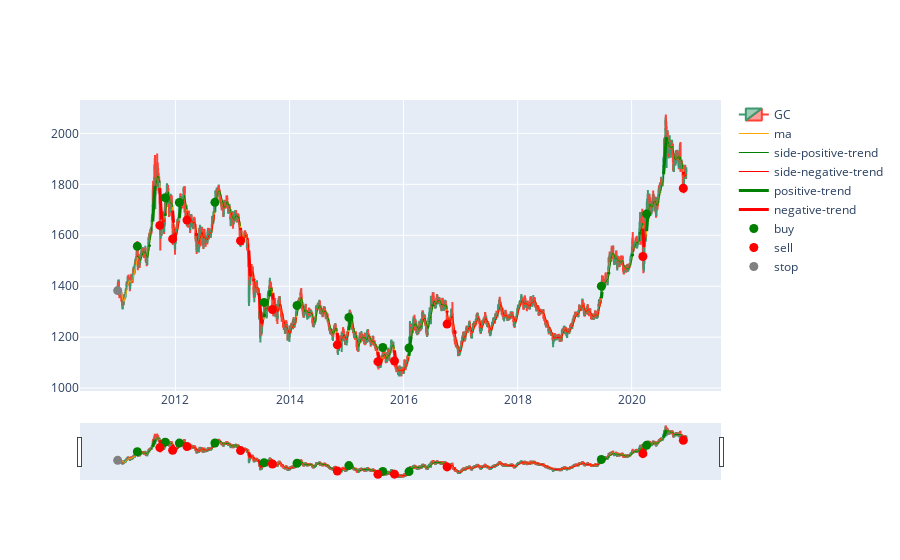
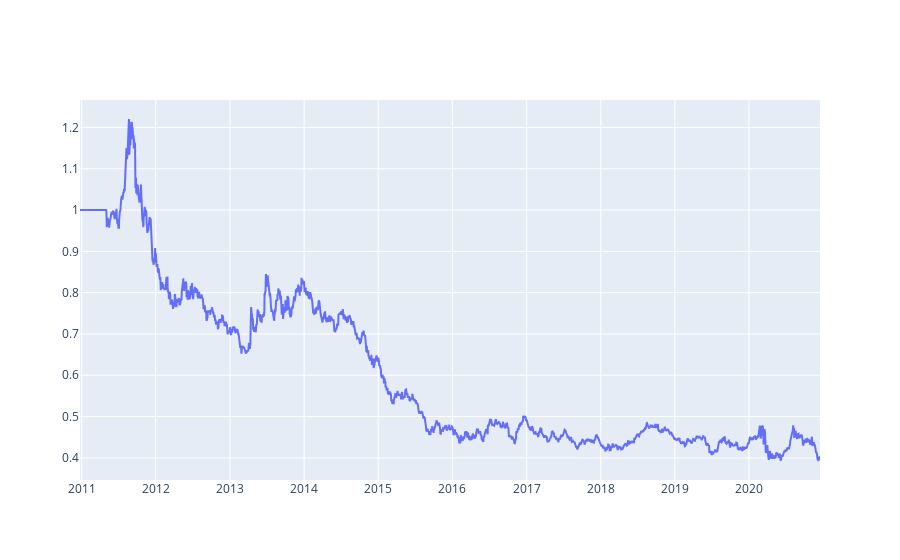

The cell these charts' notebook holds for them, in order:
### Markdown cell above
Let's implement strategy based on WMA using one asset:

### Code cell
stock_name = 'GC'

# select only 1 stock
stock = data.sel(asset=stock_name).dropna('time', 'all')

pd_time = stock.time.to_pandas()
close = stock.sel(field='close')

# chart with prices
price_fig = [
   go.Candlestick(
       x=stock.time.to_pandas(),
       open=stock.sel(field='open').values,
       high=stock.sel(field='high').values,
       low=stock.sel(field='low').values,
       close=stock.sel(field='close').values,
       name=stock_name
   )
]

# calculate MA 
ma = xrtl.WMA(close, timeperiod=16) # you can use also SMA, EMA, etc.
# calcuate ROC
roc = xrtl.ROCP(ma, timeperiod=2)

# We suppose, when abs(roc) < sideways_threshold, the trend is sideways. 
sideways_threshold = 0.01

# positive trend direction
positive_trend = roc > sideways_threshold 
# negtive trend direction
negative_trend = roc < -sideways_threshold 
# sideways
sideways_trend = abs(roc) <= sideways_threshold

# This is a street magic. We will elliminate sideway
# We suppose that a sideways trend after a positive trend is also positive
side_positive_trend = positive_trend.where(sideways_trend == False).ffill('time').fillna(False)
# and a sideways trend after a negative trend is also negative
side_negative_trend = negative_trend.where(sideways_trend == False).ffill('time').fillna(False)

# charts with trend indicator

trend_fig = [
    go.Scatter(
        x = pd_time,
        y = ma,
        name='ma',
        line = dict(width=1,color='orange')
    ),
    go.Scatter(
        x = pd_time,
        y = ma.where(side_positive_trend),
        name='side-positive-trend',
        line = dict(width=1,color='green')
    ),
    go.Scatter(
        x = pd_time,
        y = ma.where(side_negative_trend),
        name='side-negative-trend',
        line = dict(width=1,color='red')
    ),
    go.Scatter(
        x = pd_time,
        y = ma.where(positive_trend),
        name='positive-trend',
        line = dict(width=3,color='green')
    ),
    go.Scatter(
        x = pd_time,
        y = ma.where(negative_trend),
        name='negative-trend',
        line = dict(width=3,color='red')
    ) 
]


# define signals
buy_signal = positive_trend
buy_stop_signal = side_negative_trend

sell_signal = negative_trend
sell_stop_signal = side_positive_trend

# calc positions 
position = close.copy(True)
position[:] = np.nan
position = xr.where(buy_signal, 1, position)
position = xr.where(sell_signal, -1, position)
position = xr.where(xruf.logical_and(buy_stop_signal, position.ffill('time') > 0), 0, position)
position = xr.where(xruf.logical_and(sell_stop_signal, position.ffill('time') < 0), 0, position)

position = position.ffill('time').fillna(0)

# calc real orders
real_buy = xruf.logical_and(position > 0, position.shift(time=1) <= 0)
real_sell = xruf.logical_and(position < 0, position.shift(time=1) >= 0)
real_stop = xruf.logical_and(position == 0, position.shift(time=1) != 0)

# plot orders chart
signals_fig=[
    go.Scatter(
        x=close.loc[real_buy].time.to_pandas(),
        y=close.loc[real_buy],
        mode="markers",
        hovertext='buy',
        name="buy",
        marker_size=9,
        marker_color='green'
    ),
    go.Scatter(
        x=close.loc[real_sell].time.to_pandas(),
        y=close.loc[real_sell],
        mode="markers",
        hovertext='sell',
        name="sell",
        marker_size=9,
        marker_color='red'
    ),
    go.Scatter(
        x=close.loc[real_stop].time.to_pandas(),
        y=close.loc[real_stop],
        mode="markers",
        hovertext='stop',
        name="stop",
        marker_size=9,
        marker_color='gray'
    ),
]

# draw chart
fig = go.Figure(data = price_fig + trend_fig + signals_fig)
fig.update_yaxes(fixedrange=False) # unlock vertical scrolling
fig.show()

# calc stats
position_with_asset = xr.concat([position], pd.Index([stock_name], name='asset'))
stats = qnstats.calc_stat(data, position_with_asset)
display(stats.to_pandas().tail())

performance = stats.loc[:,"equity"]

# draw performance chart
fig = go.Figure(data = [
    go.Scatter(
        x=performance.time.to_pandas(),
        y=performance,
        hovertext='performance',
    )
])
fig.update_yaxes(fixedrange=False) # unlock vertical scrolling
fig.show()

### Figure 1 — Plotly figure (JSON) as saved in the notebook; plotly's stock layout.template omitted (floating-point values rounded to 4 significant figures; data arrays with more than 128 entries replaced by an {"elided": "..."} marker saying what was removed)
{"data": [{"close": {"elided": "2515 float values"}, "high": {"elided": "2515 float values"}, "low": {"elided": "2515 float values"}, "name": "GC", "open": {"elided": "2515 float values"}, "type": "candlestick", "x": {"elided": "2515 str values"}}, {"line": {"color": "orange", "width": 1}, "name": "ma", "type": "scatter", "x": {"elided": "2515 str values"}, "y": {"elided": "2515 float values"}}, {"line": {"color": "green", "width": 1}, "name": "side-positive-trend", "type": "scatter", "x": {"elided": "2515 str values"}, "y": {"elided": "2515 float values"}}, {"line": {"color": "red", "width": 1}, "name": "side-negative-trend", "type": "scatter", "x": {"elided": "2515 str values"}, "y": {"elided": "2515 float values"}}, {"line": {"color": "green", "width": 3}, "name": "positive-trend", "type": "scatter", "x": {"elided": "2515 str values"}, "y": {"elided": "2515 float values"}}, {"line": {"color": "red", "width": 3}, "name": "negative-trend", "type": "scatter", "x": {"elided": "2515 str values"}, "y": {"elided": "2515 float values"}}, {"hovertext": "buy", "marker": {"color": "green", "size": 9}, "mode": "markers", "name": "buy", "type": "scatter", "x": ["2011-05-02T00:00:00", "2011-10-27T00:00:00", "2012-01-26T00:00:00", "2012-09-10T00:00:00", "2013-07-22T00:00:00", "2014-02-18T00:00:00", "2015-01-16T00:00:00", "2015-08-21T00:00:00", "2016-02-05T00:00:00", "2019-06-21T00:00:00", "2020-04-06T00:00:00"], "y": [1557.0, 1748.0, 1729.0, 1729.0, 1336.0, 1324.0, 1277.0, 1159.0, 1157.0, 1400.0, 1684]}, {"hovertext": "sell", "marker": {"color": "red", "size": 9}, "mode": "markers", "name": "sell", "type": "scatter", "x": ["2011-09-23T00:00:00", "2011-12-14T00:00:00", "2012-03-15T00:00:00", "2013-02-21T00:00:00", "2013-09-13T00:00:00", "2014-11-03T00:00:00", "2015-07-21T00:00:00", "2015-11-04T00:00:00", "2016-10-06T00:00:00", "2020-03-13T00:00:00", "2020-11-27T00:00:00"], "y": [1639.0, 1586.0, 1660.0, 1579.0, 1308.0, 1170.0, 1104.0, 1106.0, 1251.0, 1517.0, 1785.0]}, {"hovertext": "stop", "marker": {"color": "gray", "size": 9}, "mode": "markers", "name": "stop", "type": "scatter", "x": ["2010-12-27T00:00:00"], "y": [1383.0]}], "layout": {"yaxis": {"fixedrange": false}}}

### Figure 2 — Plotly figure (JSON) as saved in the notebook; plotly's stock layout.template omitted (floating-point values rounded to 4 significant figures; data arrays with more than 128 entries replaced by an {"elided": "..."} marker saying what was removed)
{"data": [{"hovertext": "performance", "type": "scatter", "x": {"elided": "2580 str values"}, "y": {"elided": "2580 float values"}}], "layout": {"yaxis": {"fixedrange": false}}}
